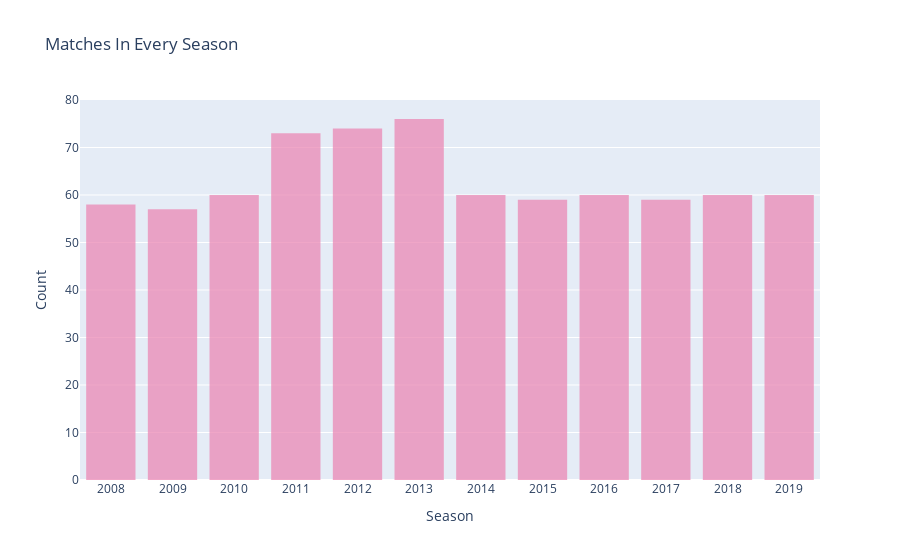

The notebook cell saved with this chart:
### Code cell
data = [go.Histogram(x = matches['season'], marker = dict(color = '#EB89B5'), opacity = 0.75)]
layout = go.Layout(title = 'Matches In Every Season', xaxis = dict(title = 'Season', tickmode = 'linear'), yaxis = dict(title = 'Count'), bargap = 0.2)
fig = go.Figure(data = data, layout = layout)
#fig.update_xaxes(tickangle = 45)
iplot(fig)

### Figure 1 — Plotly figure (JSON) as saved in the notebook; plotly's stock layout.template omitted (floating-point values rounded to 4 significant figures; data arrays with more than 128 entries replaced by an {"elided": "..."} marker saying what was removed)
{"data": [{"marker": {"color": "#EB89B5"}, "opacity": 0.75, "type": "histogram", "x": {"elided": "756 int values"}}], "layout": {"bargap": 0.2, "title": {"text": "Matches In Every Season"}, "xaxis": {"tickmode": "linear", "title": {"text": "Season"}}, "yaxis": {"title": {"text": "Count"}}}}
